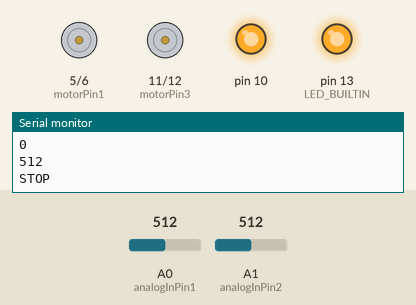
Recording of a sketch running on a simulated Arduino Uno, built with avr-gcc and run on an emulated ATmega328P. Parts: motor-driver pin pairs drawn as motors (green arrow = first pin HIGH = forward, orange = second pin HIGH = backward, longer = more drive), output pins drawn as LEDs (lit = HIGH), the last lines printed to the serial monitor. The test bench sets the inputs (shaded band); at power-on: A0 (analogInPin1) = 512, A1 (analogInPin2) = 512.

Above: at 1.2 s.
1.3 s: A0 (analogInPin1) set to 716
At 2.9 s:
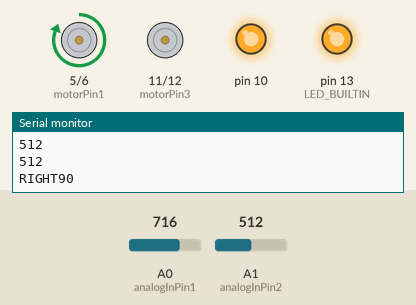
4.3 s: A0 (analogInPin1) set to 649
7.3 s: A0 (analogInPin1) set to 613
At 7.56 s:
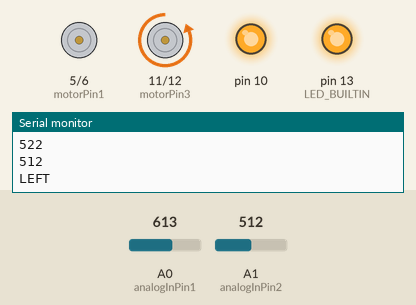
10.3 s: A0 (analogInPin1) set to 511
At 10.55 s:
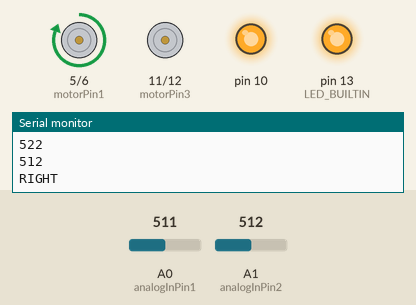
Timing chart, 0 to 14.3 s (numbered marks = the images above; inputs shaded):
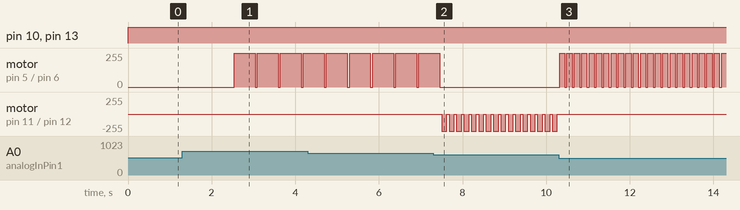

The sketch:

iCar.ino
```cpp
const int analogInPin1 = A0;  // Analog input pin that the potentiometer is attached to
const int analogInPin2 = A1;  // Analog input pin that the potentiometer is attached to
const int motorPin1  = 5;  // Pin 14 of L293
const int motorPin2  = 6;  // Pin 10 of L293
//Motor B
const int motorPin3  = 11; // Pin  7 of L293
const int motorPin4  = 12;  // Pin  2 of L293
int sensorValue1=0;
int sensorValue2=0;
int sensorComp1[50];
int sensorComp2[50];
int x = 0;
int avg1 = 0;
int avg2 = 0;
int whiteCount = 0;

void setup() {
Serial.begin(9600); //sets serial port for communication
pinMode(motorPin1, OUTPUT);
pinMode(10, OUTPUT);
    pinMode(motorPin2, OUTPUT);
    pinMode(motorPin3, OUTPUT);
    pinMode(motorPin4, OUTPUT);
    pinMode(LED_BUILTIN, OUTPUT);
}

void loop() {
{
  digitalWrite(LED_BUILTIN, HIGH);   // turn the LED on (HIGH is the voltage level)
  if (x == 50){
    for (int j = 0; j < 50; j++){
      avg1 += sensorComp1[j];
      avg2 += sensorComp2[j];
    }

    avg1 = avg1/50;
    avg2 = avg2/50;
  }

  digitalWrite(10, HIGH);
  sensorValue1 = analogRead(analogInPin1);
  sensorValue2 = analogRead(analogInPin2);

  if (x<50){
    sensorComp1[x] = sensorValue1;
    sensorComp2[x] = sensorValue2;
    x++;
  }

Serial.println(avg1); //prints the values coming from the sensor on the screen
Serial.println(sensorValue1); //prints the values coming from the sensor on the screen
Serial.println(avg2); //prints the values coming from the sensor on the screen
Serial.println(sensorValue2); //prints the values coming from the sensor on the screen
//delay (20);
  if (((avg1-10)<sensorValue1 && sensorValue1<(avg1+10)) &&((avg2-60)<sensorValue2 && sensorValue2<(avg2+20)))
  {
    whiteCount==0;
    Serial.println("LEFT");
     digitalWrite(motorPin1, LOW);
    digitalWrite(motorPin2, LOW);
    digitalWrite(motorPin3, LOW);
    digitalWrite(motorPin4, HIGH);
    delay(125);
    digitalWrite(motorPin1, LOW);
    digitalWrite(motorPin2, LOW);
    digitalWrite(motorPin3, LOW);
    digitalWrite(motorPin4, LOW);
  }
  else if (avg1==0 && avg2==0)
  {
    Serial.println("STOP");
    digitalWrite(motorPin1, LOW);
    digitalWrite(motorPin2, LOW);
    digitalWrite(motorPin3, LOW);
    digitalWrite(motorPin4, LOW);
  }
  else if (sensorValue1<avg1&&(((avg2-20)<sensorValue2 && sensorValue2<(avg2+20))))
  {
    whiteCount++;
//    if (whiteCount <2){
      Serial.println("RIGHT");
       digitalWrite(motorPin1, HIGH);
        digitalWrite(motorPin2, LOW);
        digitalWrite(motorPin3, LOW);
        digitalWrite(motorPin4, LOW);
        delay(125);
        digitalWrite(motorPin1, LOW);
        digitalWrite(motorPin2, LOW);
        digitalWrite(motorPin3, LOW);
        digitalWrite(motorPin4, LOW);

      }
      else {
        Serial.println("RIGHT90");
       digitalWrite(motorPin1, HIGH);
        digitalWrite(motorPin2, LOW);
        digitalWrite(motorPin3, LOW);
        digitalWrite(motorPin4, LOW);
        delay(500);
        digitalWrite(motorPin1, LOW);
        digitalWrite(motorPin2, LOW);
        digitalWrite(motorPin3, LOW);
        digitalWrite(motorPin4, LOW);
        whiteCount==0;
      }
    }
  delay(50);
}
```

Measured:
- the behaviour switches between 632 and 631 on A0 (analogInPin1) (found by bisection; images 1 and 2)
- after the input at 1.3 s, motor on pin 11 (motorPin3) / pin 12 (motorPin4): stays stopped (without the input it goes to backward 255/255 after 1.2 s)
- after the input at 7.3 s, motor on pin 5 (motorPin1) / pin 6 (motorPin2): goes on until 7.5 s, then stays stopped; motor on pin 11 (motorPin3) / pin 12 (motorPin4): alternates backward 255/255 for 0.13 s and stopped for 0.05 s, starting after 0.20 s
- after the input at 10.3 s, motor on pin 5 (motorPin1) / pin 6 (motorPin2): alternates forward 255/255 for 0.13 s and stopped for 0.05 s, starting at once; motor on pin 11 (motorPin3) / pin 12 (motorPin4): stops changing and stays stopped
- by itself, motor on pin 5 (motorPin1) / pin 6 (motorPin2): alternates forward 255/255 for 0.50 s and stopped for 0.05 s
